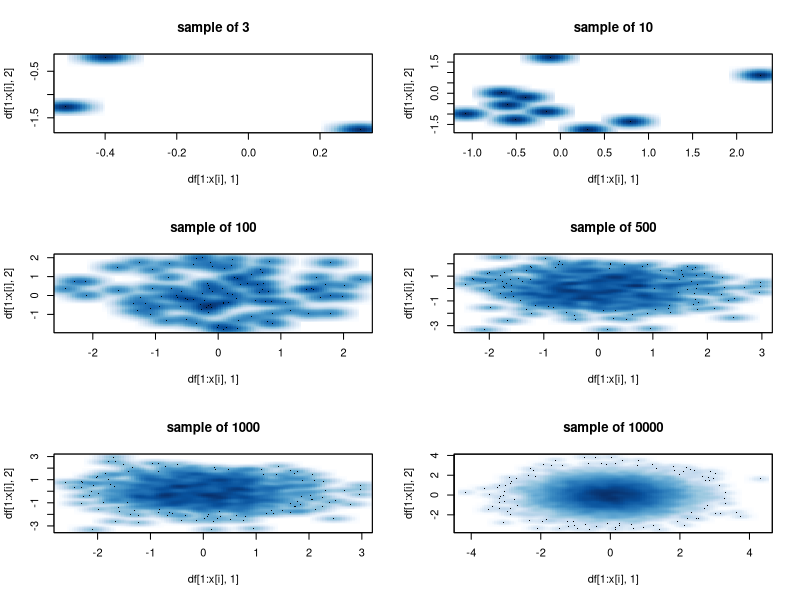
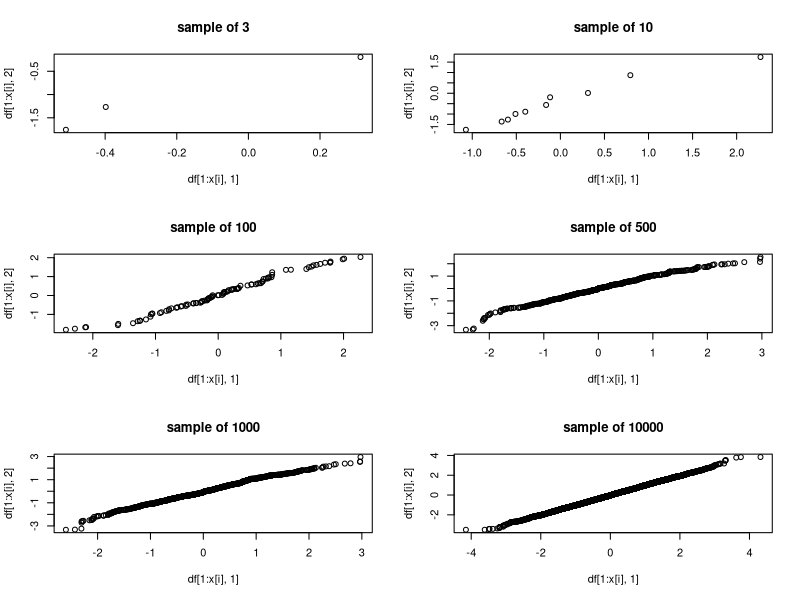
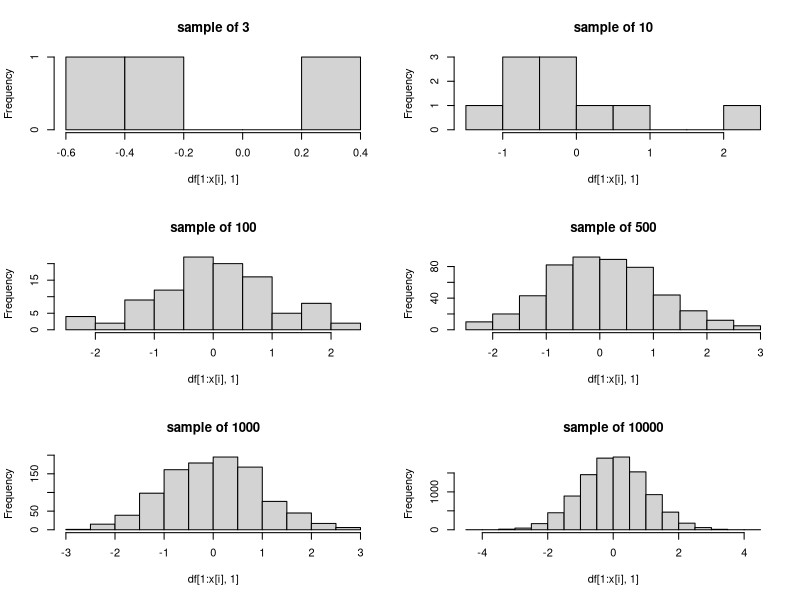
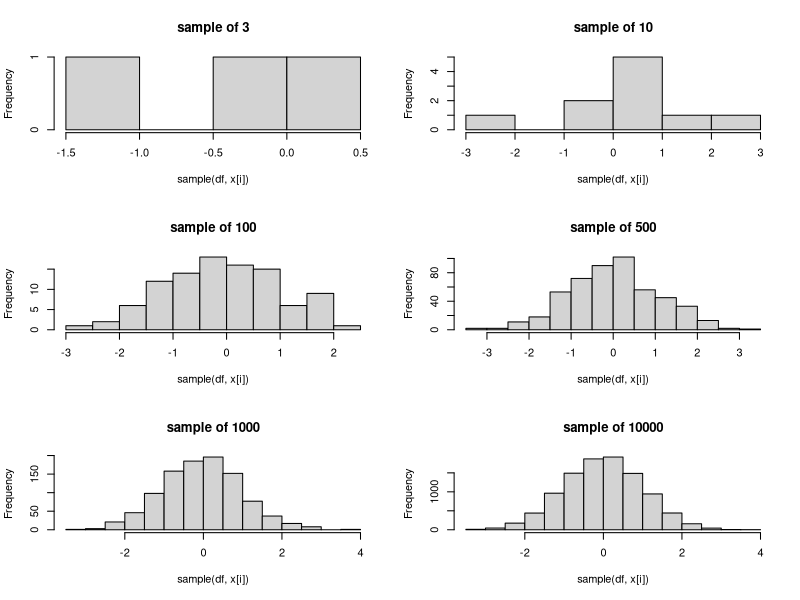

Source code (R) for these figures, in order:
## ---- chunk 1
data("crabs", package = "MASS")
crabs[nrow(crabs),]
## ---- chunk 2
(crabs <- cbind(crabs[3], crabs[-3])) # додаткові дужки щоб одразу побачити результат
## ---- chunk 3
range(crabs[crabs$sp == "O" & crabs$sex == "M", 8])
## ---- chunk 4
crabs[order(c(crabs$FL), decreasing = TRUE), ]
## ---- chunk 5
crabs[sample(nrow(crabs)), sample(ncol(crabs))]
## ---- chunk 6
# crabs$sex <- factor(crabs$sex, levels = c("M", "F"))
# або більш натуральний варіант
crabs$sex <- relevel(crabs$sex, "M")
crabs
## ---- chunk 7
levels(crabs$sex) <- c("male", "female")
crabs[sample(200, 6), ] # шість випадкових рядків
## ---- chunk 8
crabs$sp <- as.character(crabs$sp)
str(crabs)
## ---- chunk 9
crabs$sp <- factor(crabs$sp, levels = c("B", "O"), labels = c("Blue", "Orange"))
crabs[sample(200, 6), ]
## ---- chunk 10
levels(crabs$sp) <- c(levels(crabs$sp), "Green")
crabs$sp[15] <- "Green"
crabs[crabs$sp == "Green",]
## ---- chunk 11
table(crabs$sp, crabs$sex)
## ---- chunk 12
levels(iris$Species) # setosa перша
iris$Species <- reorder(iris$Species, iris$Petal.Width, decreasing = T)
levels(iris$Species) # virginica має бути першою
## ---- chunk 13
f1 <- factor(letters)
f2 <- rev(factor(letters))
f3 <- factor(letters, levels = rev(letters))

f4 <- f1
levels(f4) <- rev(levels(f4))
## ---- chunk 14
mean_sd <- function(x, na.rm = FALSE) {
    mean <- mean(x, na.rm = na.rm)
    sd <- sd(x, na.rm = na.rm)
    return(c(mean = mean, sd = sd)) # ідентично просто c(mean = mean, sd = sd) у останній дії
}                                   # просто я вважаю, що виклик return() більш очевидно
                                    # вказує, що це вихідне значення функції
## ---- chunk 15
mean_cl <- function(x, a, na.rm = FALSE) {
  mean <- mean(x, na.rm = na.rm)
  se <- sd(x, na.rm = na.rm)/sqrt(length(x))
  cl <- qt(a/2, df = length(x) - 1, lower.tail = F) * se
  return(c(mean = mean, 
           lower.bound = mean - cl,
           upper.bound = mean + cl,
           se = se))
}
## ---- chunk 16
mean_cl(crabs$FL, 0.05)
confint(lm(crabs$FL ~ 1), level = 0.95)
## ---- chunk 17
# є низка різних варіантів, як саме це написати
# декілька для прикладу, результат один і той самий

mean_sd <- function(x, na.rm = FALSE) {
    if (is.numeric(x) || is.logical(x)) {
    mean <- mean(x, na.rm = na.rm)
    sd <- sd(x, na.rm = na.rm)
    return(c(mean = mean, sd = sd))
    } else {
      stop("x can't be treated as a number")
    }
}

mean_sd <- function(x, na.rm = FALSE) {
    if (c(is.numeric(x) || is.logical(x)) != TRUE) {
      stop("x can't be treated as a number")
    }
    mean <- mean(x, na.rm = na.rm)
    sd <- sd(x, na.rm = na.rm)
    return(c(mean = mean, sd = sd))
}

mean_sd <- function(x, na.rm = FALSE) {
    stopifnot("x can't be treated as a number" = is.numeric(x) || is.logical(x))
    mean <- mean(x, na.rm = na.rm)
    sd <- sd(x, na.rm = na.rm)
    return(c(mean = mean, sd = sd))
}
## ---- chunk 18
# неправильний варіант, призведе до створення копії об'єкту на кожній ітерації циклу
norm_data_bad <- function(n, m) {
  df <- vector()
    for (i in 1:n) {
      df <- rbind(df, rnorm(m))
    }
  return(df)
}

# правильний варіант, перша дія одразу виділяє певний об'єм пам'яті під об'єкт
norm_data_good <- function(n, m) {
  df <- vector("list", n)
  for (i in 1:n) {
    df[[i]] <- rnorm(m)
  }
  do.call("cbind", df) # це повертає матрицю, можна викликати data.frame() щоб повертало кадр
}
## ---- chunk 19
norm_data_lapply <- function(n, m) {
  do.call("cbind", lapply(1:n, function(x) rnorm(m)))
}
## ---- chunk 20
df <-do.call("cbind", lapply(1:2, \(x) rnorm(10000))) # сама матриця даних
x <- c(3, 10, 100, 500, 1000, 10000) # n вибірки, можна будь-які інші вказати 

# щоб розмістити декілька графіків на одному "листі", дві колонки та три рядки
# працює тільки при виконанні команд у консоль
par(mfrow = c(3, 2)) 

for (i in seq_along(x)) {
    smoothScatter(df[1:x[i], 1], df[1:x[i], 2], main = paste("sample of", x[i]))
}

for (i in seq_along(x)) {
    qqplot(df[1:x[i], 1], df[1:x[i], 2], main = paste("sample of", x[i]))
}

for (i in seq_along(x)) {
    hist(df[1:x[i], 1], main = paste("sample of", x[i]))
}

# варіант з використанням функції sample(), рандомізована вибірка розміром n  
# з попередньо створеної матриці вище 
for (i in seq_along(x)) {
  hist(sample(df, x[i]), main = paste("sample of", x[i])) 
}
